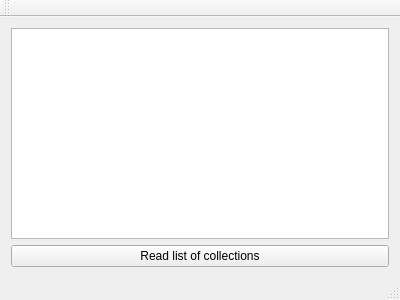
<?xml version="1.0" encoding="UTF-8"?>
<ui version="4.0">
 <class>Example</class>
 <widget class="QMainWindow" name="Example">
  <property name="geometry">
   <rect>
    <x>0</x>
    <y>0</y>
    <width>400</width>
    <height>300</height>
   </rect>
  </property>
  <property name="windowTitle">
   <string>Example</string>
  </property>
  <widget class="QWidget" name="centralWidget">
   <layout class="QVBoxLayout" name="verticalLayout_2">
    <item>
     <widget class="QPlainTextEdit" name="output"/>
    </item>
    <item>
     <widget class="QPushButton" name="startButton">
      <property name="text">
       <string>Read list of collections</string>
      </property>
     </widget>
    </item>
   </layout>
  </widget>
  <widget class="QMenuBar" name="menuBar">
   <property name="geometry">
    <rect>
     <x>0</x>
     <y>0</y>
     <width>400</width>
     <height>23</height>
    </rect>
   </property>
  </widget>
  <widget class="QToolBar" name="mainToolBar">
   <attribute name="toolBarArea">
    <enum>TopToolBarArea</enum>
   </attribute>
   <attribute name="toolBarBreak">
    <bool>false</bool>
   </attribute>
  </widget>
  <widget class="QStatusBar" name="statusBar"/>
 </widget>
 <layoutdefault spacing="6" margin="11"/>
 <resources/>
 <connections/>
</ui>
